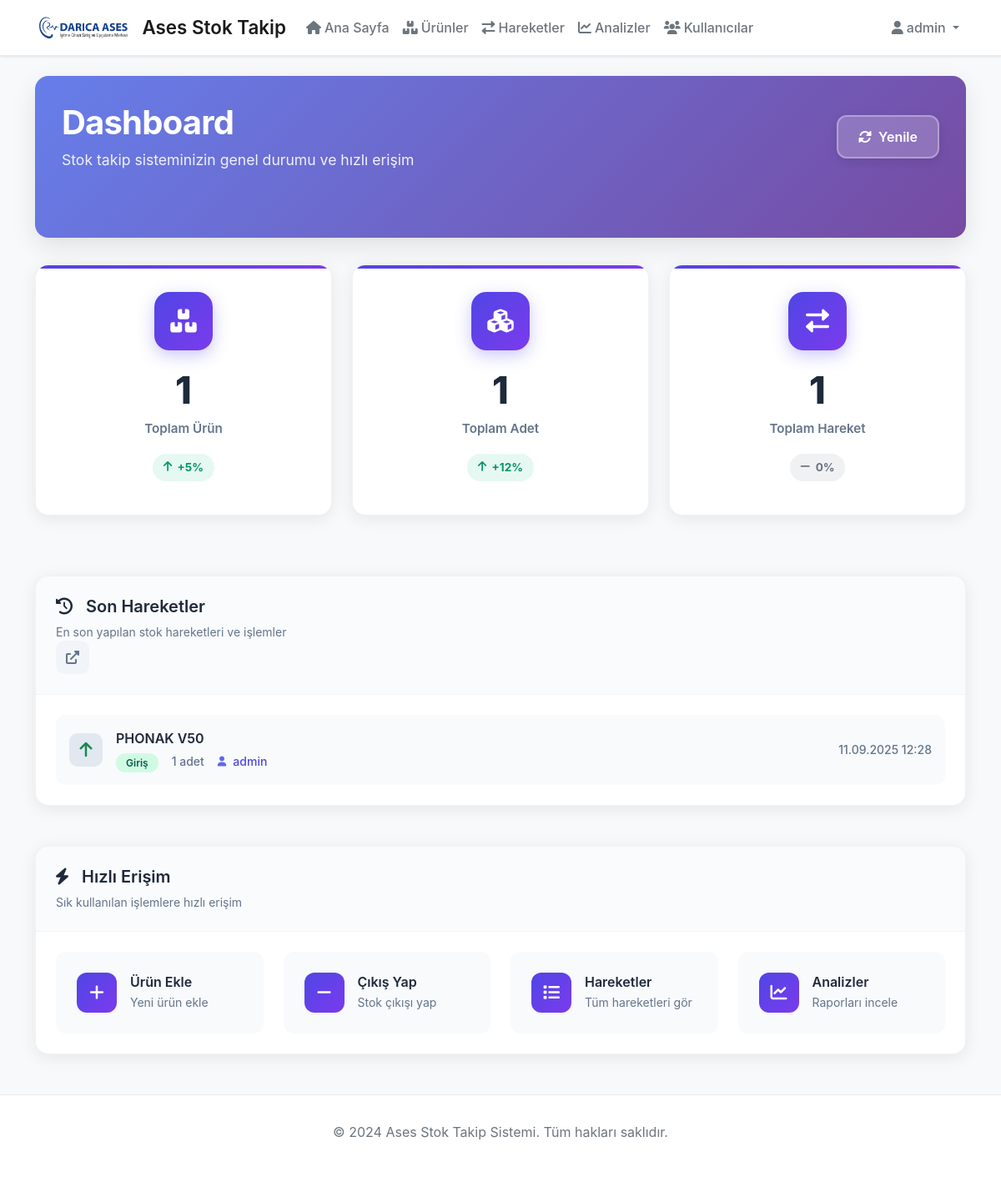
Page / (signed in) on the earlier database version.
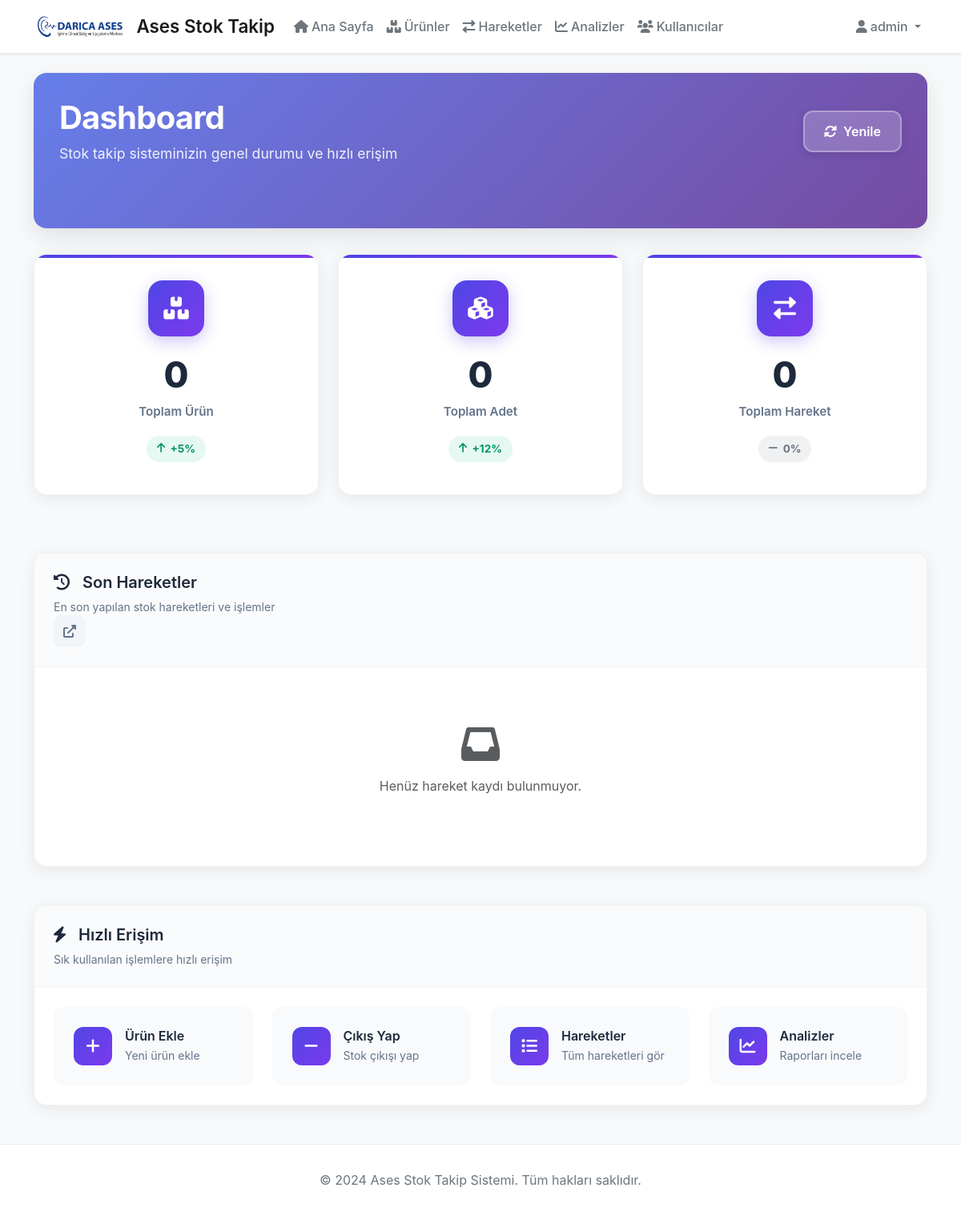
Same page on the later database version.
### app.py (models this page shows)
class Movement(db.Model):
    id = db.Column(db.Integer, primary_key=True)
    product_id = db.Column(db.Integer, db.ForeignKey('product.id'), nullable=False)
    user_id = db.Column(db.Integer, db.ForeignKey('user.id'), nullable=False)
    movement_type = db.Column(db.String(20), nullable=False)  # 'giris' or 'cikis'
    adet = db.Column(db.Integer, nullable=False)
    aciklama = db.Column(db.Text)
    tarih = db.Column(db.DateTime, default=datetime.utcnow)
    product = db.relationship('Product', backref=db.backref('movements', lazy=True))
    user = db.relationship('User', backref=db.backref('movements', lazy=True))

class Product(db.Model):
    id = db.Column(db.Integer, primary_key=True)
    marka = db.Column(db.String(100), nullable=False)
    model = db.Column(db.String(100), nullable=False)
    barkod = db.Column(db.String(100), nullable=False)
    seri_no = db.Column(db.String(100), unique=True, nullable=False)
    adet = db.Column(db.Integer, default=0)
    created_at = db.Column(db.DateTime, default=datetime.utcnow)

class User(UserMixin, db.Model):
    id = db.Column(db.Integer, primary_key=True)
    username = db.Column(db.String(80), unique=True, nullable=False)
    email = db.Column(db.String(120), unique=True, nullable=False)
    password_hash = db.Column(db.String(120), nullable=False)
    is_admin = db.Column(db.Boolean, default=False)
    created_at = db.Column(db.DateTime, default=datetime.utcnow)

### app.py (the view)
@app.route('/')
@login_required
def index():
    total_products = Product.query.filter(Product.adet > 0).count()
    total_movements = Movement.query.count()
    total_quantity = db.session.query(db.func.sum(Product.adet)).filter(Product.adet > 0).scalar() or 0
    recent_movements = Movement.query.order_by(Movement.tarih.desc()).limit(5).all()
    return render_template('index.html',
                         total_products=total_products,
                         total_movements=total_movements,
                         total_quantity=total_quantity,
                         recent_movements=recent_movements)

### app.py (called while the page is built)
@login_manager.user_loader
def load_user(user_id):
    return User.query.get(int(user_id))

### templates/index.html (shortened to what the changed rows need)
{% extends "base.html" %}
{% block content %}
<div class="dashboard-header">
    <div class="d-flex justify-content-between align-items-center mb-5">
                <div>
            <h1 class="dashboard-title">Dashboard</h1>
                </div>
        </div>
    </div>
<div class="row mb-5">
    <div class="col-md-4 mb-4">
        <div class="modern-card stats-card-modern">
            <div class="card-content">
                <h3 class="card-number">{{ total_products }}</h3>
                <p class="card-label">Toplam Ürün</p>
                <div class="card-trend positive">
                    <i class="fas fa-arrow-up"></i>
                    <span>+5%</span>
                </div>
            </div>
        </div>
    </div>
    <div class="col-md-4 mb-4">
        <div class="modern-card stats-card-modern">
            <div class="card-content">
                <h3 class="card-number">{{ total_quantity }}</h3>
                <p class="card-label">Toplam Adet</p>
                <div class="card-trend positive">
                    <i class="fas fa-arrow-up"></i>
                    <span>+12%</span>
                </div>
            </div>
        </div>
    </div>
    <div class="col-md-4 mb-4">
        <div class="modern-card stats-card-modern">
            <div class="card-content">
                <h3 class="card-number">{{ total_movements }}</h3>
                <p class="card-label">Toplam Hareket</p>
                <div class="card-trend neutral">
                    <i class="fas fa-minus"></i>
                    <span>0%</span>
                </div>
            </div>
        </div>
    </div>
</div>
<div class="row mb-5">
    <div class="col-md-12">
        <div class="modern-card">
            <div class="card-body-modern">
                {% if recent_movements %}
                    <div class="movements-list">
                                {% for movement in recent_movements %}
                        <div class="movement-item">
                            <div class="movement-icon">
                                {% if movement.movement_type == 'giris' %}
                                    <i class="fas fa-arrow-up text-success"></i>
                                {% else %}
                                    <i class="fas fa-arrow-down text-danger"></i>
                                {% endif %}
                            </div>
                            <div class="movement-content">
                                <div class="movement-product">{{ movement.product.marka }} {{ movement.product.model }}</div>
                                <div class="movement-details">
                                    <span class="movement-type">
                                        {% if movement.movement_type == 'giris' %}
                                            <span class="badge-modern success">Giriş</span>
                                        {% else %}
                                            <span class="badge-modern danger">Çıkış</span>
                                        {% endif %}
                                    </span>
                                    <span class="movement-quantity">{{ movement.adet }} adet</span>
                                    <span class="movement-user">
                                        <i class="fas fa-user me-1"></i>{{ movement.user.username }}
                                    </span>
                                </div>
                            </div>
                            <div class="movement-time">
                                {{ movement.tarih.strftime('%d.%m.%Y %H:%M') }}
                            </div>
                        </div>
                                {% endfor %}
                    </div>
                {% else %}
                    <div class="empty-state">
                        <i class="fas fa-inbox fa-3x text-muted mb-3"></i>
                        <p class="text-muted">Henüz hareket kaydı bulunmuyor.</p>
                    </div>
                {% endif %}
            </div>
        </div>
    </div>
</div>
{% endblock %}

Differences in the rows shown:
removed Movement: movement_type "giris" (drawn), product.marka "PHONAK", product.model "V50", adet "1", user.username "admin", tarih "11.09.2025 12:28"
Other differences:
{{ total_products }}: "1" → "0"
{{ total_quantity }}: "1" → "0"
{{ total_movements }}: "1" → "0"
text now shown: "Henüz hareket kaydı bulunmuyor."
